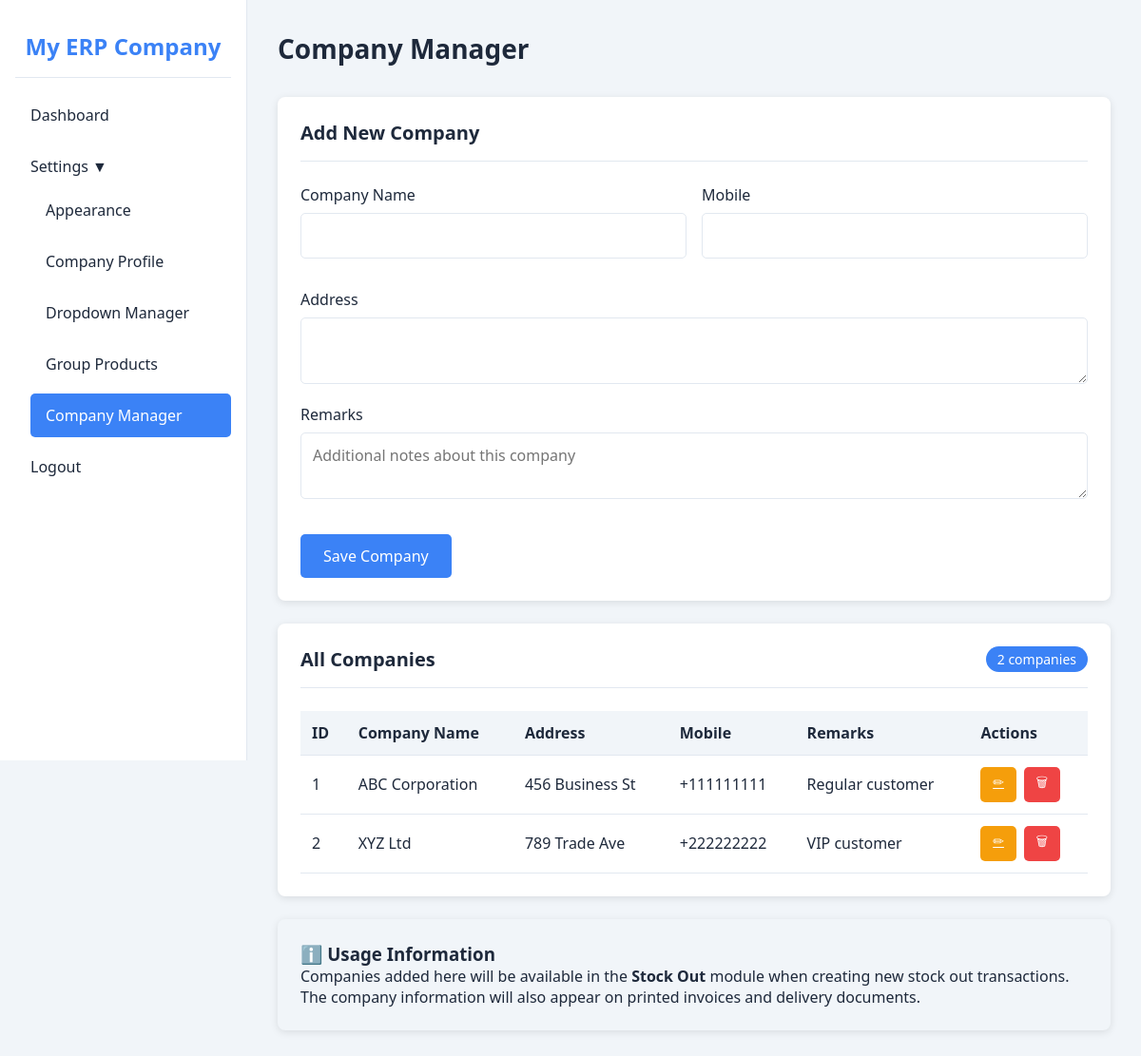
/modules/settings_companies.php (signed in), run on the app's committed database.
### tables this page shows
CREATE TABLE company_profile (
    id INT AUTO_INCREMENT PRIMARY KEY,
    logo_path VARCHAR(255),
    company_name VARCHAR(255),
    address TEXT,
    mobile VARCHAR(50),
    email VARCHAR(100)
);

CREATE TABLE companies (
    id INT AUTO_INCREMENT PRIMARY KEY,
    name VARCHAR(255) NOT NULL,
    address TEXT,
    mobile VARCHAR(50),
    remarks TEXT
);

### config/database.php (called while the page is built, shortened)
<?php
function getCompanyProfile($pdo) {
    $stmt = $pdo->query("SELECT * FROM company_profile LIMIT 1");
    return $stmt->fetch();
}
function getSettings($pdo) {
    $stmt = $pdo->query("SELECT setting_key, setting_value FROM settings");
    $settings = [];
    while ($row = $stmt->fetch()) {
        $settings[$row['setting_key']] = $row['setting_value'];
    }
    return $settings;
}
?>

### modules/settings_companies.php (the view, shortened to what this page needs)
<?php
require_once '../config/database.php';
$settings = getSettings($pdo);
$companyProfile = getCompanyProfile($pdo);
$companies = $pdo->query("SELECT * FROM companies ORDER BY name ASC")->fetchAll();
$editCompany = null;
?>
<!DOCTYPE html>
<html lang="en" data-theme="<?php echo $settings['theme'] ?? 'light'; ?>">
<head>
    <link rel="stylesheet" href="../assets/css/style.css">
</head>
<body>
    <div class="dashboard">
        <aside class="sidebar">
            <div class="sidebar-brand">
                <?php echo $companyProfile['company_name'] ?? 'ERP System'; ?>
            </div>
            <ul class="sidebar-menu">
                <li><a href="../index.php">Dashboard</a></li>
                <li>
                    <a href="#" onclick="toggleSubmenu('settingsMenu')">Settings ▼</a>
                    <ul class="sidebar-submenu show" id="settingsMenu">
                        <li><a href="settings_appearance.php">Appearance</a></li>
                        <li><a href="settings_company.php">Company Profile</a></li>
                        <li><a href="settings_dropdowns.php">Dropdown Manager</a></li>
                        <li><a href="settings_groups.php">Group Products</a></li>
                        <li><a href="settings_companies.php" class="active">Company Manager</a></li>
                    </ul>
                </li>
                <li><a href="../includes/logout.php">Logout</a></li>
            </ul>
        </aside>
        <main class="main-content">
            <div class="page-header">
                <h1>Company Manager</h1>
            </div>
            <div class="card">
                <div class="card-header">
                    <h2 class="card-title"><?php echo $editCompany ? 'Edit Company' : 'Add New Company'; ?></h2>
                </div>
                <form method="POST">
                    <div class="form-row">
                        <div class="form-group">
                            <label for="name">Company Name</label>
                            <input type="text" id="name" name="name" class="form-control"
                                   value="<?php echo htmlspecialchars($editCompany['name'] ?? ''); ?>" required>
                        </div>
                        <div class="form-group">
                            <label for="mobile">Mobile</label>
                            <input type="text" id="mobile" name="mobile" class="form-control"
                                   value="<?php echo htmlspecialchars($editCompany['mobile'] ?? ''); ?>">
                        </div>
                    </div>
                    <div class="form-group">
                        <label for="address">Address</label>
                        <textarea id="address" name="address" class="form-control" rows="2"><?php echo htmlspecialchars($editCompany['address'] ?? ''); ?></textarea>
                    </div>
                    <div class="form-group">
                        <label for="remarks">Remarks</label>
                        <textarea id="remarks" name="remarks" class="form-control" rows="2"
                                  placeholder="Additional notes about this company"><?php echo htmlspecialchars($editCompany['remarks'] ?? ''); ?></textarea>
                    </div>
                    <div style="margin-top: 2rem;">
                        <button type="submit" name="<?php echo $editCompany ? 'update_company' : 'add_company'; ?>" class="btn btn-primary">
                            <?php echo $editCompany ? 'Update Company' : 'Save Company'; ?>
                        </button>
                    </div>
                </form>
            </div>
            <div class="card">
                <div class="card-header">
                    <h2 class="card-title">All Companies</h2>
                    <span style="background: var(--primary-color); color: white; padding: 0.25rem 0.75rem; border-radius: 20px; font-size: 0.875rem;">
                        <?php echo count($companies); ?> companies
                    </span>
                </div>
                <div class="table-responsive">
                    <table class="data-table">
                        <thead>
                            <tr>
                                <th>ID</th>
                                <th>Company Name</th>
                                <th>Address</th>
                                <th>Mobile</th>
                                <th>Remarks</th>
                                <th>Actions</th>
                            </tr>
                        </thead>
                        <tbody>
                            <?php if (empty($companies)): ?>
                                <tr>
                                    <td colspan="6" style="text-align: center;">No companies defined</td>
                                </tr>
                            <?php else: ?>
                                <?php foreach ($companies as $company): ?>
                                    <tr>
                                        <td><?php echo $company['id']; ?></td>
                                        <td><?php echo htmlspecialchars($company['name']); ?></td>
                                        <td><?php echo htmlspecialchars($company['address']); ?></td>
                                        <td><?php echo htmlspecialchars($company['mobile']); ?></td>
                                        <td><?php echo htmlspecialchars($company['remarks']); ?></td>
                                        <td>
                                            <div class="action-buttons">
                                                <a href="?edit=<?php echo $company['id']; ?>" class="btn btn-sm btn-edit" title="Edit">✏</a>
                                                <button class="btn btn-sm btn-delete"
                                                        onclick="if(confirm('Delete this company? This may affect existing stock out records.')) window.location.href='?delete=<?php echo $company['id']; ?>'"
                                                        title="Delete">🗑</button>
                                            </div>
                                        </td>
                                    </tr>
                                <?php endforeach; ?>
                            <?php endif; ?>
                        </tbody>
                    </table>
                </div>
            </div>
            <div class="card" style="background: var(--bg-color);">
                <h3>ℹ️ Usage Information</h3>
                <p>Companies added here will be available in the <strong>Stock Out</strong> module when creating new stock out transactions. The company information will also appear on printed invoices and delivery documents.</p>
            </div>
        </main>
    </div>
</body>
</html>

### assets/css/style.css (style rules this page uses)
:root { --primary-color: #3b82f6; --secondary-color: #64748b; --success-color: #22c55e; --danger-color: #ef4444; --warning-color: #f59e0b; --bg-color: #f1f5f9; --card-bg: #ffffff; --text-color: #1e293b; --border-color: #e2e8f0; --sidebar-width: 260px; }
* { margin: 0; padding: 0; box-sizing: border-box; font-family: 'Segoe UI', Tahoma, Geneva, Verdana, sans-serif; }
body { background-color: var(--bg-color); color: var(--text-color); transition: all 0.3s ease; }
.form-group { margin-bottom: 1rem; }
.form-group label { display: block; margin-bottom: 0.5rem; font-weight: 500; }
.form-control { width: 100%; padding: 0.75rem; border: 1px solid var(--border-color); border-radius: 5px; background: var(--card-bg); color: var(--text-color); font-size: 1rem; }
.btn { padding: 0.75rem 1.5rem; border: none; border-radius: 5px; cursor: pointer; font-size: 1rem; font-weight: 500; transition: all 0.3s ease; }
.btn-primary { background: var(--primary-color); color: white; }
.btn-sm { padding: 0.4rem 0.8rem; font-size: 0.875rem; }
.dashboard { display: flex; min-height: 100vh; }
.sidebar { width: var(--sidebar-width); background: var(--card-bg); border-right: 1px solid var(--border-color); padding: 1rem; position: fixed; height: 100vh; overflow-y: auto; z-index: 100; }
.sidebar-brand { font-size: 1.5rem; font-weight: bold; color: var(--primary-color); padding: 1rem 0; text-align: center; border-bottom: 1px solid var(--border-color); margin-bottom: 1rem; }
.sidebar-menu { list-style: none; }
.sidebar-menu li { margin-bottom: 0.5rem; }
.sidebar-menu a { display: block; padding: 0.75rem 1rem; color: var(--text-color); text-decoration: none; border-radius: 5px; transition: all 0.3s ease; }
.sidebar-menu a:hover, .sidebar-menu a.active { background: var(--primary-color); color: white; }
.sidebar-submenu { list-style: none; padding-left: 1rem; display: none; }
.sidebar-submenu.show { display: block; }
.main-content { flex: 1; margin-left: var(--sidebar-width); padding: 2rem; }
.page-header { margin-bottom: 2rem; }
.page-header h1 { font-size: 1.75rem; margin-bottom: 0.5rem; }
.card { background: var(--card-bg); border-radius: 8px; box-shadow: 0 2px 8px rgba(0,0,0,0.1); padding: 1.5rem; margin-bottom: 1.5rem; }
.card-header { display: flex; justify-content: space-between; align-items: center; margin-bottom: 1.5rem; padding-bottom: 1rem; border-bottom: 1px solid var(--border-color); }
.card-title { font-size: 1.25rem; font-weight: 600; }
.table-responsive { overflow-x: auto; }
.data-table { width: 100%; border-collapse: collapse; }
.data-table th, .data-table td { padding: 0.75rem; text-align: left; border-bottom: 1px solid var(--border-color); }
.data-table th { background: var(--bg-color); font-weight: 600; }
.action-buttons { display: flex; gap: 0.5rem; }
.btn-edit { background: var(--warning-color); color: white; }
.btn-delete { background: var(--danger-color); color: white; }
.form-row { display: grid; grid-template-columns: repeat(auto-fit, minmax(150px, 1fr)); gap: 1rem; margin-bottom: 1rem; }

### data on the page
company_profile: company_name "My ERP Company"
companies: id "1", name "ABC Corporation", address "456 Business St", mobile "+111111111", remarks "Regular customer"
companies: id "2", name "XYZ Ltd", address "789 Trade Ave", mobile "+222222222", remarks "VIP customer"

### other printed values
count($companies) "2"
